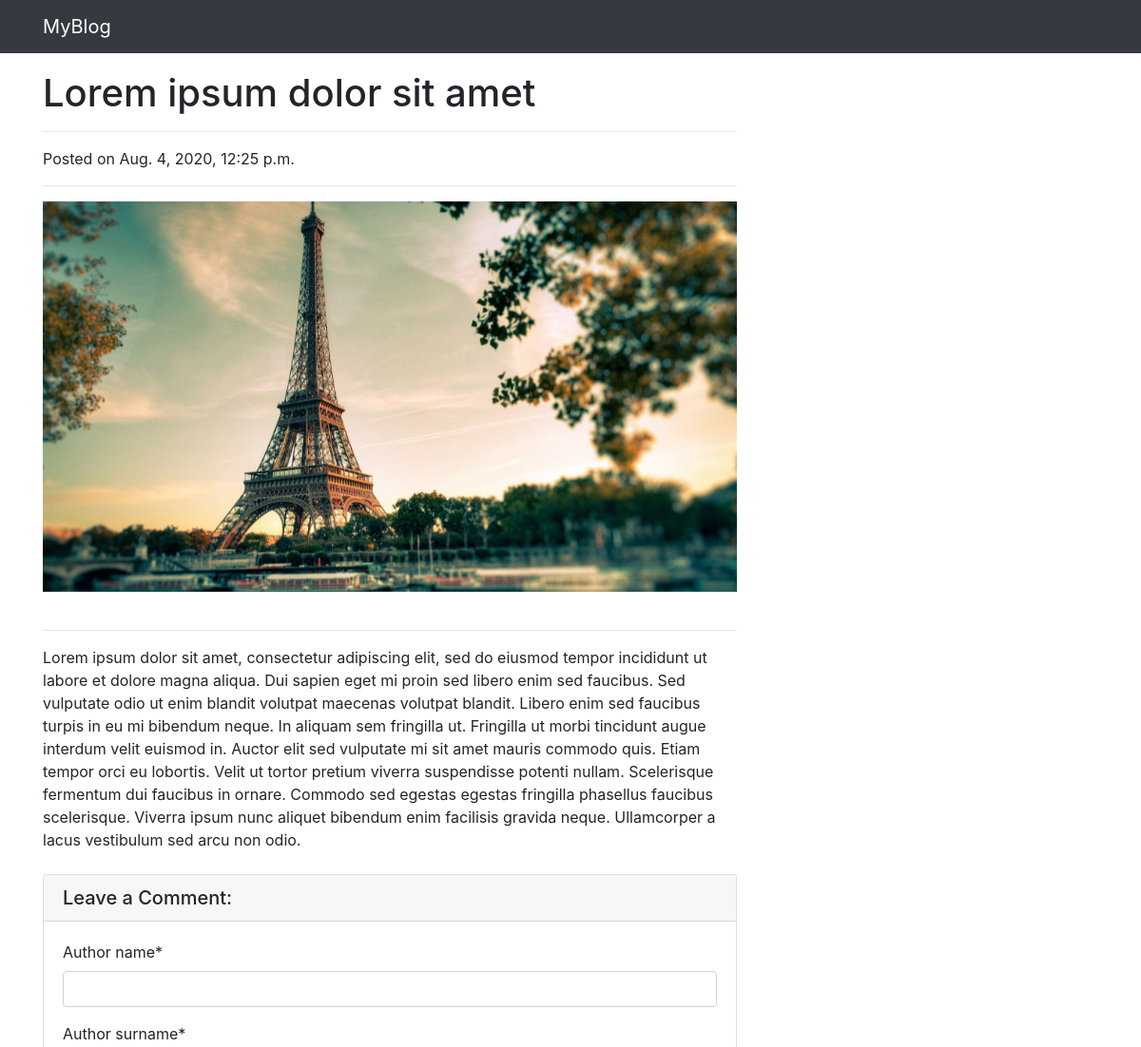
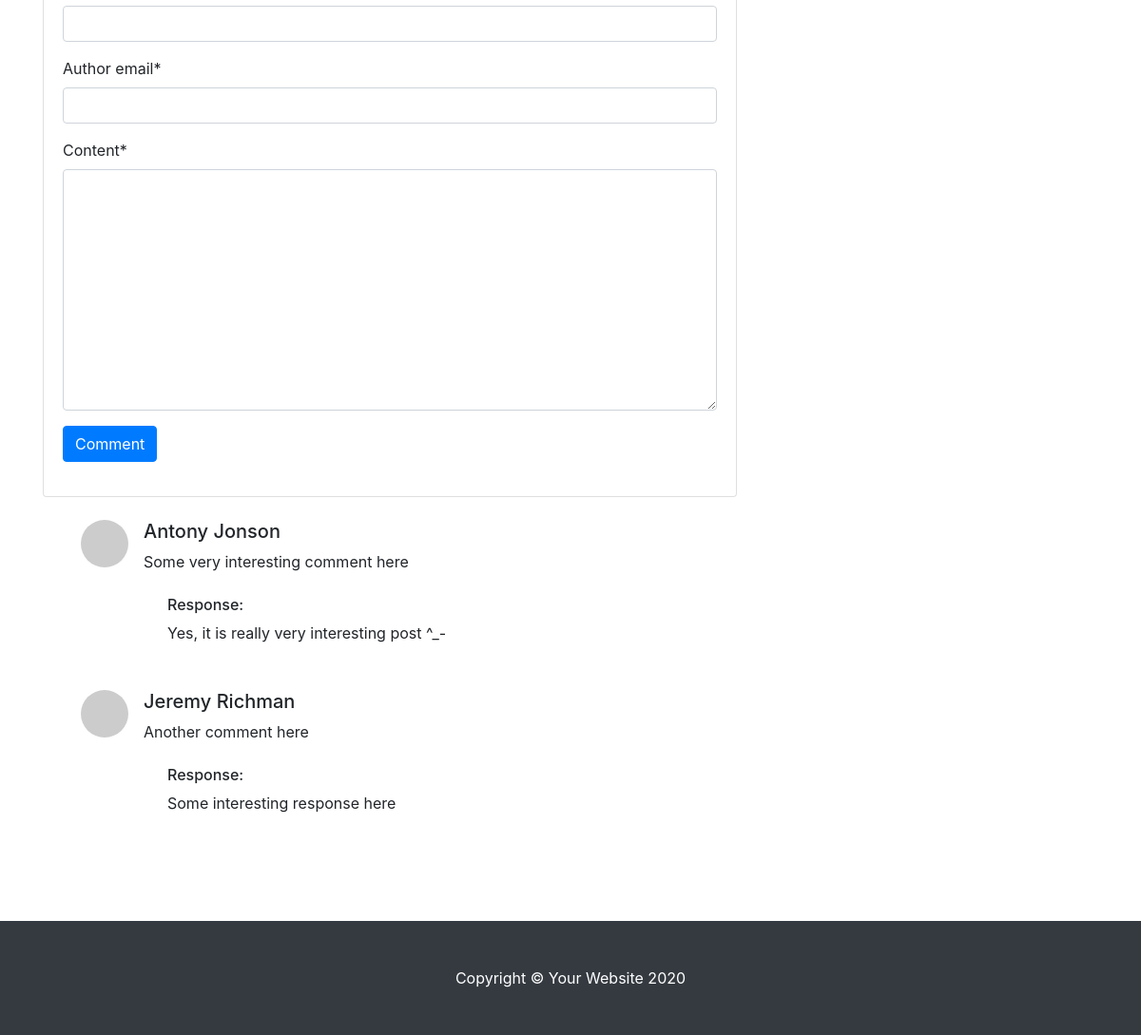
Screenshot of /post/20 with the database file from the repository (2 pictures, top to bottom).
### blog/models.py (models this page shows, shortened)
class Post(models.Model):
    title = models.CharField(max_length=60)
    content = models.TextField()
    pub_date = models.DateTimeField()
    image = models.ImageField(blank=True, null=True)

class Comment(models.Model):
    content = models.TextField(max_length=3000)
    author_name = models.CharField(max_length=30)
    author_surname = models.CharField(max_length=30)
    author_email = models.EmailField()
    post = models.ForeignKey(Post, on_delete=models.CASCADE)
    response = models.TextField(blank=True)
    active = models.BooleanField(default=True)

### blog/views.py (the view)
# urls.py: path('post/<int:pk>', views.post, name='homepage'),
def post(request, pk):
    post = get_object_or_404(Post, pk=pk)
    images = PostImage.objects.filter(post=post)
    comments = Comment.objects.all()
    if request.method == "POST":
        form = CommentForm(request.POST)
        if form.is_valid():
            comment = Comment()
            comment.content = form['content'].value()
            comment.author_name = form['author_name'].value()
            comment.author_surname = form['author_surname'].value()
            comment.author_email = form['author_email'].value()
            comment.post = Post.objects.get(pk=pk)
            comment.save()
            return redirect('/')
    else:
        form = CommentForm()
    return render(request, 'post.html', {
        'post': post,
        'images': images,
        'comments': comments,
        'form': form,
    })

### blog/forms.py
class CommentForm(ModelForm):
    class Meta:
        model = Comment
        fields = ['author_name',
                  'author_surname',
                  'author_email',
                  'content']

### blog/templates/post.html (shortened to what this page needs)
{%extends 'base.html'%}
{% load crispy_forms_tags %}
{%load static%}
{% block extra_styles %}
    <link rel="stylesheet" href="{% static 'css/owl.carousel.css' %}">
    <link rel="stylesheet" href="{% static 'css/owl.theme.default.css' %}">
{% endblock %}
{%block content%}
  <div class="container" style="margin-top:50px;">
    <div class="row">
      <div class="col-lg-8">
        <h1 class="mt-4">{{ post.title}}</h1>
        <hr>
        <p>Posted on {{ post.pub_date }}</p>
        <hr>
        <div class="owl-carousel">
            {% if post.image %}
                <div><img src="{{post.image.url}}" alt=""></div>
            {% endif %}
        </div>
        <hr>
        <p>{{post.content}}</p>
        <div class="card my-4">
          <h5 class="card-header">Leave a Comment:</h5>
          <div class="card-body">
            <form action="" method="post" class="form-group">
        {{ form | crispy}}
        <button type="submit" class="btn btn-primary" onclose="">Comment</button>
    </form>
          </div>
        </div>
        <ul class="comment_list">
            {% for comment in comments %}
                {% if comment.active == True %}
                    {% if comment.post == post %}
                        <div class="media mb-4">
                            <img class="d-flex mr-3 rounded-circle" src="http://placehold.it/50x50" alt="">
                            <div class="media-body">
                                <h5 class="mt-0">{{ comment.author_name }} {{ comment.author_surname }}</h5>
                                {{ comment.content }}
                                <br> <br>
                                {% if comment.response %}
                                <div class="response" style="margin-left: 25px;">
                                    <h6 class="mt-0">Response: </h6>
                                    <span>{{ comment.response }}</span>
                                </div>
                                {% endif %}
                            </div>
                        </div>
            {% endif %} <br>
                {% endif %}
                    {%endfor%}
        </ul>
</div>
    </div>
  </div>
{%endblock%}

### blog/templates/base.html (shortened to what this page needs)
{%load static%}
<!DOCTYPE html>
<html lang="en">
<head>
    <link rel="stylesheet" href="{% static 'css/bootstrap.css' %}">
    <link rel="stylesheet" href="{% static 'css/bootstrap-grid.css' %}">
    {% block extra_styles %}
    {% endblock %}
</head>
<body>
  <nav class="navbar navbar-expand-lg navbar-dark bg-dark fixed-top">
    <div class="container">
      <a class="navbar-brand" href="/">MyBlog</a>
    </div>
  </nav>
    {%block content%}
    {%endblock%}
  <footer class="py-5 bg-dark">
    <div class="container">
      <p class="m-0 text-center text-white">Copyright &copy; Your Website 2020</p>
    </div>
  </footer>
</body>
</html>

### rows the page displays
Post: title "Lorem ipsum dolor sit amet", pub_date "Aug. 4, 2020, 12:25 p.m.", image (picture), content "Lorem ipsum dolor sit amet, consectetur adipiscing elit, sed do eiusmod tempor incididunt ut labore et dolore magna aliqua. Dui sapien eget mi proin sed libero enim sed faucibus. Sed vulputate odio ut enim blandit volutpat maecenas volutpat blandit. Libero enim sed faucibus turpis in eu mi bibendum neque. In aliquam sem fringilla ut. Fringilla ut morbi tincidunt augue interdum velit euismod in. Auctor elit sed vulputate mi sit amet mauris commodo quis. Etiam tempor orci eu lobortis. Velit ut tortor pretium viverra suspendisse potenti nullam. Scelerisque fermentum dui faucibus in ornare. Commodo sed egestas egestas fringilla phasellus faucibus scelerisque. Viverra ipsum nunc aliquet bibendum…"
Comment: active True (drawn), author_name "Antony", author_surname "Jonson", content "Some very interesting comment here", response "Yes, it is really very interesting post ^_-"
Comment: active True (drawn), author_name "Jeremy", author_surname "Richman", content "Another comment here", response "Some interesting response here"
